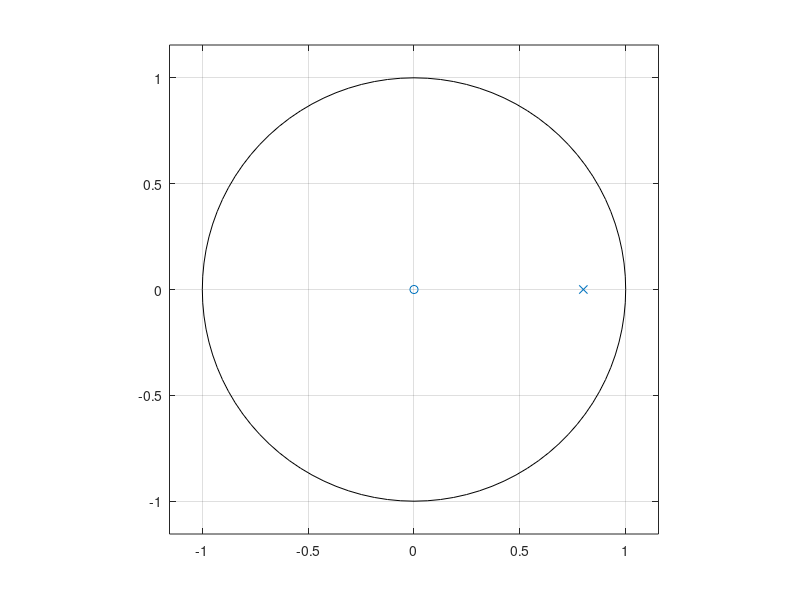
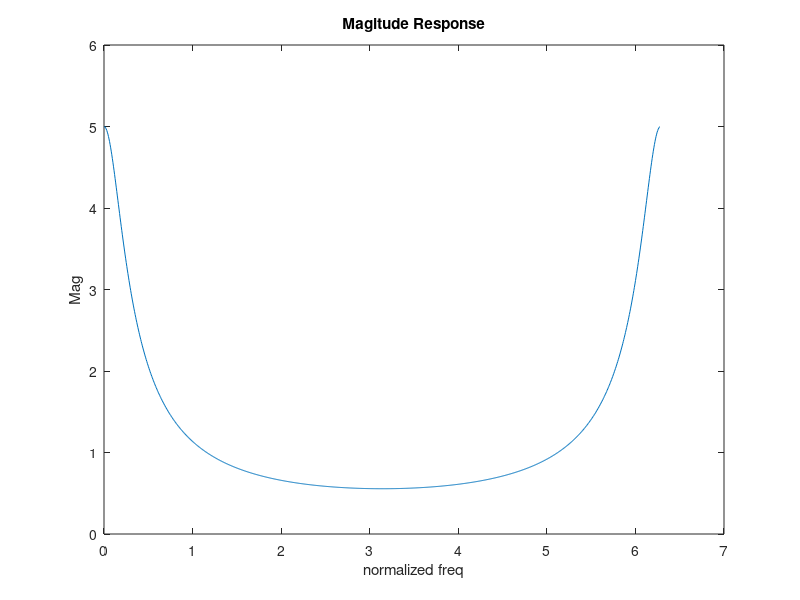
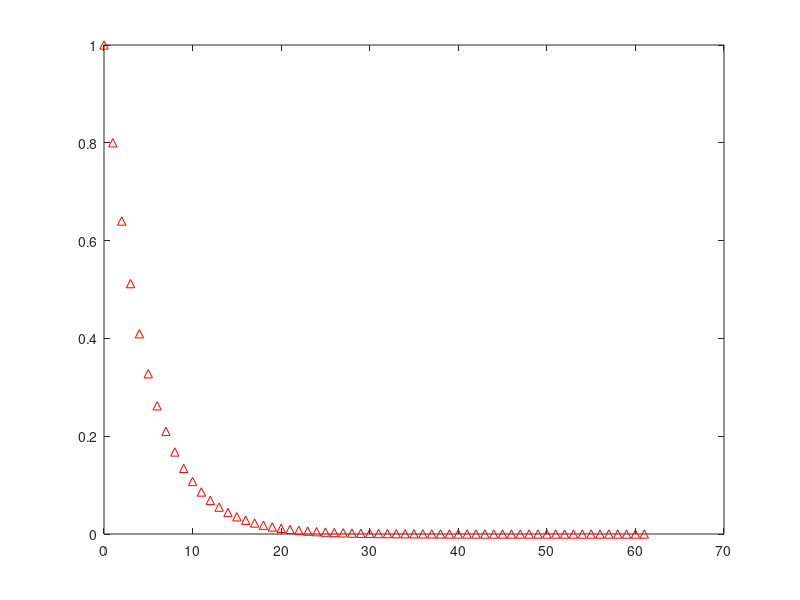
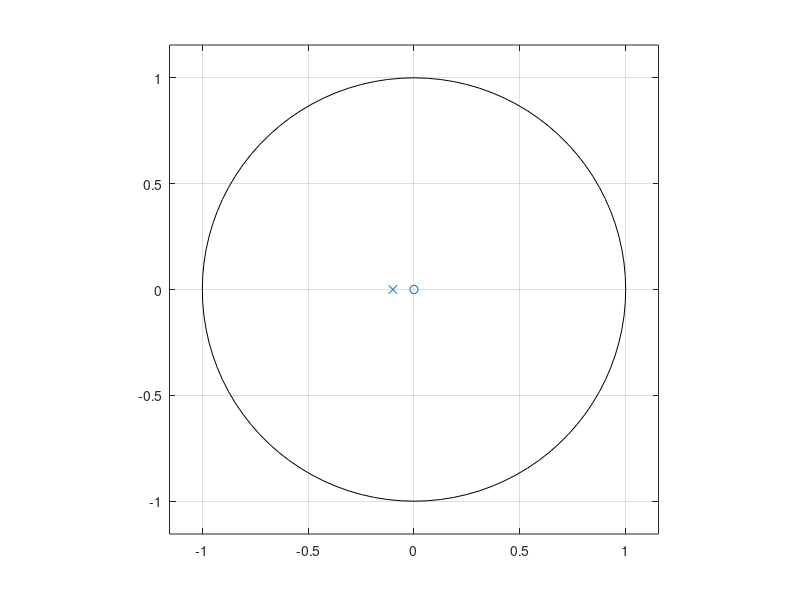

The MATLAB source for these figures, in order:

p = -0.8;
a = [1,p];
N = 1001;

figure()
zplane(1,a);

[h,w] = freqz(1,a,N, 'whole');

mag = abs(h);
figure()
plot(w,mag);
title("Magitude Response");
ylabel("Mag");
xlabel("normalized freq");

figure()
impz(1,a);

%-----------------------------------------------------------------------

x = 0.1;
a = [1,x];
N = 1001;

figure()
zplane(1,a);

[h,w] = freqz(1,a,N, 'whole');

mag = abs(h);
figure()
plot(w,mag);
title("Magitude Response");
ylabel("Mag");
xlabel("normalized freq");

figure()
impz(1,a);